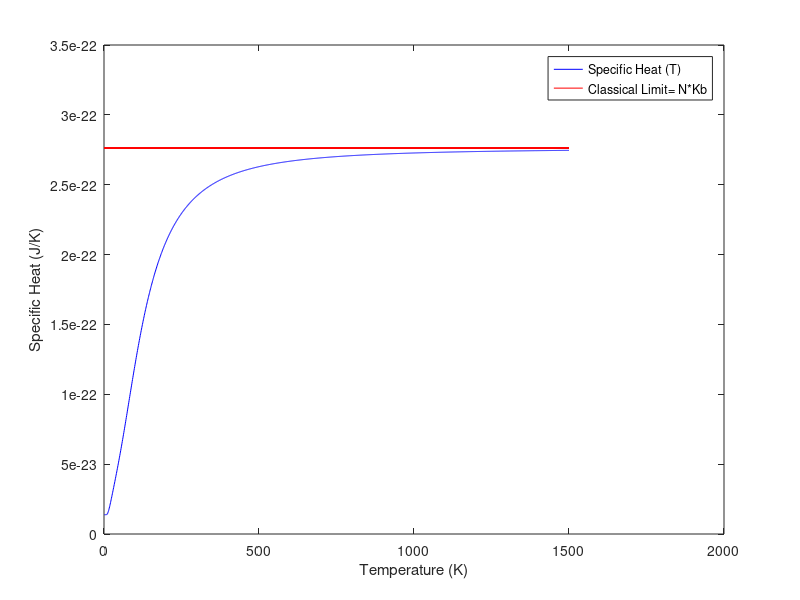

Reproduce this figure in MATLAB.
%% Specific heat calculator

% In this code we compute the specific heat for different temperatures
% We will be using silicon atoms for our chain (we take the distance between
% the nearest neighbour atoms in a silicon crystal as our lattice parameter a)
m=28*1.660538921*10^(-27);%mass of an atom (kg)
K=59.7939;%Hook's constant (kg/s^2)
a=5.43*10^-10;%distance between atoms (m)
Kb=1.38064852*10^(-23);%Boltzmann constant
hbar=1.054571800*10^(-34);%Dirac constant
wo=sqrt(K/m);
N=20; %Number of atoms in the chain
% Computing the possible values of p, depending on the
% parity of N, in order to impose periodicity and to work in the 1st
% Brillouin Zone
if mod(N,2)==0 %N is even
    p=-N/2+[0:1:N-1];
else           %N is odd
    p=-N/2-1/2+[1:1:N];
end
Cvec=[]; Tvec=[];Cvec2=[];
%Computing the specific heat for different values of the temperature
for T=[1:1:1500]
C=0;
%Summing the contribution to the specific heat of each mode (each one fixed
%by p). We are assuming that all modes are contributing to the movement
for i=1:N
    m=p(i);
    if m==0
        C=C+Kb;%for p=0 we have an indetermination, when we do the limit w--->0 we obtain Kb
    else %the following formula is obtained derivating the mean energy respect temperature
        C=C+hbar^2*wo^2*(sin(pi*m/N))^2/(Kb*T^2*(sinh(wo*hbar/(Kb*T)*abs(sin(pi*m/N))))^2);
    end
end
Cvec=[Cvec C];
Tvec=[Tvec T];
end
figure(1)
%Plotting the specific heat in function of temperature.
%We also plot the limit NKb, to verify Dulong Petit law 
nvec=N*Kb*ones(length(Tvec));
plot(Tvec,Cvec,'b');hold on
plot(Tvec,nvec,'-r');hold on
h=legend('Specific Heat (T)','Classical Limit= N*Kb');
set(h,'Location','best');
xlabel('Temperature (K)');
ylabel('Specific Heat (J/K)');

    